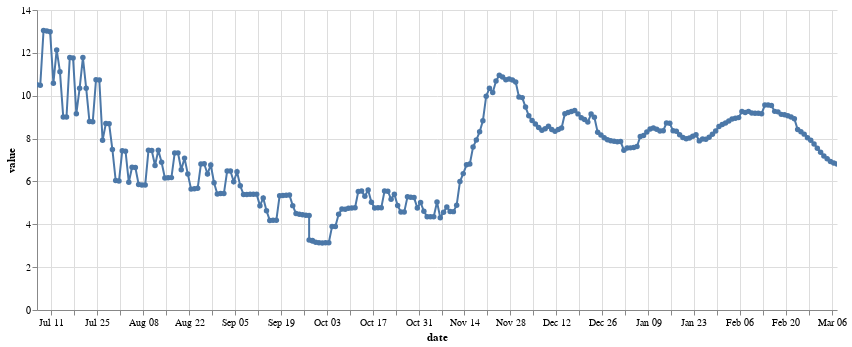

The notebook cell this image was saved under:
### Code cell
mars_price_chart = alt.Chart(df).mark_line(point = True).encode(
    x=alt.X('date:T'),
    y=alt.X('value:Q'),
    tooltip=[alt.Tooltip('date:T', format='%Y-%m-%d %H:%M'),'value:Q']
).properties(width=800).properties(height=300).configure_view(strokeOpacity=0).interactive()
mars_price_chart

### Figure 1 — Vega-Lite specification as saved in the notebook (floating-point values rounded to 4 significant figures; data arrays with more than 128 entries replaced by an {"elided": "..."} marker saying what was removed)
{"config": {"view": {"continuousWidth": 400, "continuousHeight": 300, "strokeOpacity": 0}}, "data": {"name": "data-0a39cbe29329af46a890e2ec472c07f2"}, "mark": {"type": "line", "point": true}, "encoding": {"tooltip": [{"field": "date", "format": "%Y-%m-%d %H:%M", "type": "temporal"}, {"field": "value", "type": "quantitative"}], "x": {"field": "date", "type": "temporal"}, "y": {"field": "value", "type": "quantitative"}}, "height": 300, "selection": {"selector001": {"type": "interval", "bind": "scales", "encodings": ["x", "y"]}}, "width": 800, "$schema": "https://vega.github.io/schema/vega-lite/v4.17.0.json", "datasets": {"data-0a39cbe29329af46a890e2ec472c07f2": {"elided": "247 records"}}}
